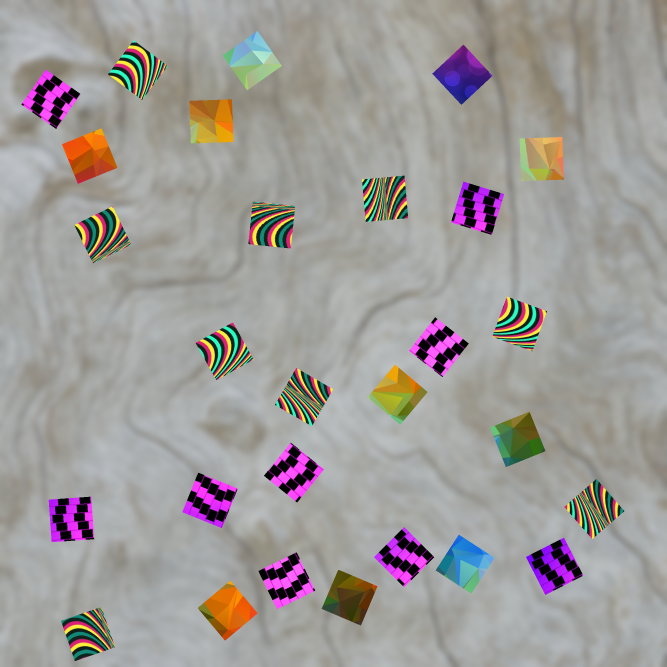
#> input picture data/data_project/train2/train_05.png, 2000 x 2000 px, found by its file name (shown at 1/3 size)
$ jupyter execute --allow-errors project.ipynb
#> lines starting #> are read from the running program, lines starting #| are printed output that depends on the picture; after the words box and inside, x2 and y2 are one past the last pixel; in counts of white or black regions, pixels touching at a corner belong together
[cell 1]
import PIL.Image
import numpy as np
from typing import Union
from glob import glob
import os
import matplotlib.pyplot as plt
import cv2
from skimage import filters, color, morphology
from skimage.segmentation import flood, flood_fill


from skimage.feature import peak_local_max
from skimage.segmentation import watershed
from scipy import ndimage

# [IAPR][iapr]: Project

**Group ID:** 44

**Author 1 (sciper):** Paul Véronique Guillaume DEVIANNE (311030)
**Author 2 (sciper):** Rizhong LIN (366842)

**Release date:** 27.04.2023

## Important notes

The assignments are designed to teach practical implementation of the topics presented during class as well as preparation for the final project, which is a practical project which ties together the topics of the course.

As such, in the lab assignments/final project, unless otherwise specified, you may, if you choose, use external functions from image processing/ML libraries like opencv and sklearn as long as there is sufficient explanation in the lab report. For example, you do not need to implement your own edge detector, etc.

**! Before handling back the notebook !** rerun the notebook from scratch `Kernel` > `Restart & Run All`

[iapr]: https://github.com/LTS5/iapr

---
## 0. Introduction

In this project, you will be working on solving tiling puzzles using image analysis and pattern recognition techniques. Tiling puzzles are a classic type of puzzle game that consists of fitting together pieces of a given shape (in this case squared to form a complete image. The goal of this project is to develop an algorithm that can automatically reconstruct tiling puzzles from a single input image.

---

## 1. Data

### Input data
To achieve your task, you will be given images that look like this:

### Example puzzle content
Example of input of solved puzzles.
Solution 1

Solution 2

### 1.1. Image layout

- The input for the program will be a single image with a size of __2000x2000 pixels__, containing the pieces of the tiling puzzles randomly placed in it. The puzzles sizes vary from __3x3, 3x4, or 4x4__ size.
    -__You are guaranteed to always have the exact number of pieces for each puzzle__
        -For each puzzle you always are expected to find exaclty 9,12,16 pieces
        -If you find something else, either you are missing pieces, or added incorrect pieces for the puzzle

- The puzzle pieces are square-shaped with dimensions of 128x128 pixels (before rotation).

- The input image will contain pieces from __two or three (but never four)__ different tiling puzzles, as well as some __extra pieces (outliers)__ that do not belong to either puzzle.

## 2. Tasks (Total 20 points)

The project aims to:
1) Segment the puzzle pieces from the background (recover the pieces of 128x128 pixels)   \[ __5 points__ \]

2) Extract features of interest from puzzle pieces images \[ __5 points__ \]

3) Cluster puzzle pieces to identify which puzzle they belong, and identify outliers.  \[ __5 points__ \]

4) Solve tiling puzzle (find the rotations and translations to correctly allocate the puzzle pieces in a 3x3, 3x4 or 4x4 array.) \[ __5 points__ \]

##### The images used for the puzzles have self-repeating patterns or textures, which ensures that all puzzle pieces contain more or less the same features regardless of how they were cut.

### 1.2. Output solution pieces.

For each inpute image, the output solution will include N images with solved puzzles, where N is the number of puzzles in the input image. and M images, that are Each of these images will contain the solved solution to one of the N puzzles in the input.

-  Example input:  train_05.png

- Example solution:
        -solution_05_00.png solution_05_01.png solution_05_02.png
        -outlier_05_00.png outlier_05_01.png outlier_05_02.png ...

- Example input:  train_07.png
- Example solution:
        -solution_07_00.png solution_07_01.png
        -outlier_07_00.png outlier_07_01.png outlier_07_02.png ...

__Watch out!__ output resolution should always be like this:
<table ><tr><th >Puzzle pieces <th><th> pixel dimentions <th> <th> pixel dimentions <th> <tr>
<tr><td> 3x3 <td><td> 384x384 <td><td> 3(128)x3(128) <td> <tr>
<tr><td> 3x4 <td><td> 384x512 <td><td> 3(128)x4(128)<tr>
<tr><td> 4x4 <td><td> 512x512 <td><td> 4(128)x4(128)<tr>
<tr><td> 1x1 (outlier)<td><td> 128x128 <td><td> (1)128x(1)128 <td><tr><table>

__Order of the solutions (and rotations) it's not a problem for the grading__

the output solution will be a final image of resolution (1283)x(1283), with each piece correctly placed in its corresponding location in the 3x3 array. Similarly, if the puzzle consists of 3x4 or 4x4 pieces, the output solution will be an image of resolution (1283)x(1284) or (1284)x(1284)

### 1.3 Data folder Structure

You can download the data for the project here: [download data](https://drive.google.com/drive/folders/1k3xTH0ZhpqZb3xcZ6wsOSjLzxBNYabg3?usp=share_link)

```
data_project
│
└─── project_description
│    │    example_input.png      # example input images
│    │    example_textures1.png      # example input images
│    │    example_textures2.png      # example input images
│    └─── ultimate_test.jpg   # If it works on that image, you would probably end up with a good score
│
└─── train
│    │    train_00.png        # Train image 00
│    │    ...
│    │    train_16.png        # Train image 16
│    └─── train_labels.csv    # Ground truth of the train set
|
└────train_solution
│    │    solution_00_00.png        # Solution puzzle 1 from Train image 00
│    │    solution_00_01.png        # Solution puzzle 2 from Train image 00
│    │    solution_00_02.png        # Solution Puzzle 3 from Train image 00
│    │    outlier_00_00.png         # outlier     from Train image 00
│    │    outlier_00_01.png         # outlier     from Train image 00
│    │    outlier_00_03.png         # outlier     from Train image 00
│    │    ...
│    │    solution_15_00.png        # Solution puzzle 1 from Train image 15
│    │    solution_15_01.png        # Solution puzzle 2 from Train image 15
│    │    outlier_15_00.png         # outlier     from Train image 15
│    └─── outlier_15_01.png         # outlier     from Train image 15
│
└─── test
     │    test_00.png         # Test image 00 (day of the exam only)
     │    ...
     └─── test_xx.png             # Test image xx (day of the exam only)
```

## 3. Evaluation

**Before the exam**
   - Create a zipped folder named **groupid_xx.zip** that you upload on moodle (xx being your group number).
   - Include a **runnable** code (Jupyter Notebook and external files) and your presentation in the zip folder.

**The day of the exam**
   - You will be given a **new folder** (test folder) with few images, but **no ground truth** (no solutions).
   - We will ask you to run your pipeline in **real time** and to send us your prediction of the task you obtain with the provided function **save_results**.
   - On our side, we will compute the performance of your classification algorithm.
   - To evaluate your method, we will use the **evaluate_solution** function presented below. To understand how the provided functions work, please read the documentation of the functions in **utils.py**.
   - **Please make sure your function returns the proper data format to avoid points penalty on the day of the exam**.
---

## 4. Your code

[cell 2]
## load images
import os
from PIL import Image


import numpy as np
import matplotlib.pyplot as plt

[cell 3]
def load_input_image(image_index ,  folder ="train2" , path = "../data_project"):

    filename = "train_{}.png".format(str(image_index).zfill(2))
    path_solution = os.path.join(path,folder , filename )

    im= Image.open(os.path.join(path,folder,filename)).convert('RGB')
    im = np.array(im)
    return im

# [14 lines left out: function save_solution_puzzles, not called in this run]

[cell 4]
def solve_and_export_puzzles_image(image_index , folder = "train2" , path = "../data_project"  , group_id = "00"):
    """
    Wrapper funciton to load image and save solution

    Parameters
    ----------
    image:
        index number of the dataset

    Returns
    """

      # open the image
    image_loaded = load_input_image(image_index , folder = folder , path = path)
    #print(image_loaded)


    ## call functions to solve image_loaded
    solved_puzzles = [ (np.random.rand(512,512,3)*255).astype(np.uint8)  for i in range(2) ]
    outlier_images = [ (np.random.rand(128,128,3)*255).astype(np.uint8) for i in range(3)]

    save_solution_puzzles (image_index , solved_puzzles , outlier_images , folder = folder ,group_id =group_id)


    return image_loaded , solved_puzzles , outlier_images

#> (the rest of this cell did not finish here and is left out)


[cell 5]
group_id = 0
#> group_id = 0
# Evaluate all images
games_id = [6,10]  # to evaluate  three images

#> (the rest of this cell did not finish here and is left out)


## 4.1 Segmentation of the square pieces

[cell 6]
def plot_image(image: np.ndarray, title: str = ''):

    # Convert the image from BGR to RGB format
    image_rgb = cv2.cvtColor(image, cv2.COLOR_BGR2RGB)

    # Calculate the histograms for each color channel
    hist_red = cv2.calcHist([image_rgb], [0], None, [256], [0, 256])
    hist_green = cv2.calcHist([image_rgb], [1], None, [256], [0, 256])
    hist_blue = cv2.calcHist([image_rgb], [2], None, [256], [0, 256])

    # Plot the histograms
    plt.figure(figsize=(10, 5))

    plt.subplot(1, 3, 1)
    plt.plot(hist_red, color='red')
    plt.title('Red Histogram')
    plt.xlim([0, 256])
    plt.xlabel('Pixel Value')
    plt.ylabel('Frequency')

    plt.subplot(1, 3, 2)
    plt.plot(hist_green, color='green')
    plt.title('Green Histogram')
    plt.xlim([0, 256])
    plt.xlabel('Pixel Value')
    plt.ylabel('Frequency')

    plt.subplot(1, 3, 3)
    plt.plot(hist_blue, color='blue')
    plt.title('Blue Histogram')
    plt.xlim([0, 256])
    plt.xlabel('Pixel Value')
    plt.ylabel('Frequency')

    # Add a joint title to the figure
    plt.suptitle(title)

    plt.tight_layout()
    plt.show()

[cell 7]
test_image = "../data_project/train2/train_05.png"
#> test_image = '../data_project/train2/train_05.png'
plot_image(cv2.imread(test_image), title='Original Image')
#> in plot_image, image is the input picture: shape (2000, 2000, 3); mean B, G, R 153, 155.4, 159
#> in plot_image, `hist_red = cv2.calcHist([image_rgb], [0], None, [256], [0, 256])`: hist_red = 256 values, max 170135 at index 165, min 376 at index 116, mean 15625
#> in plot_image, `hist_green = cv2.calcHist([image_rgb], [1], None, [256], [0, 256])`: hist_green = 256 values, max 143354 at index 168, min 186 at index 217, mean 15625
#> in plot_image, `hist_blue = cv2.calcHist([image_rgb], [2], None, [256], [0, 256])`: hist_blue = 256 values, max 112487 at index 166, min 155 at index 235, mean 15625
#> in plot_image, `plt.show()`:
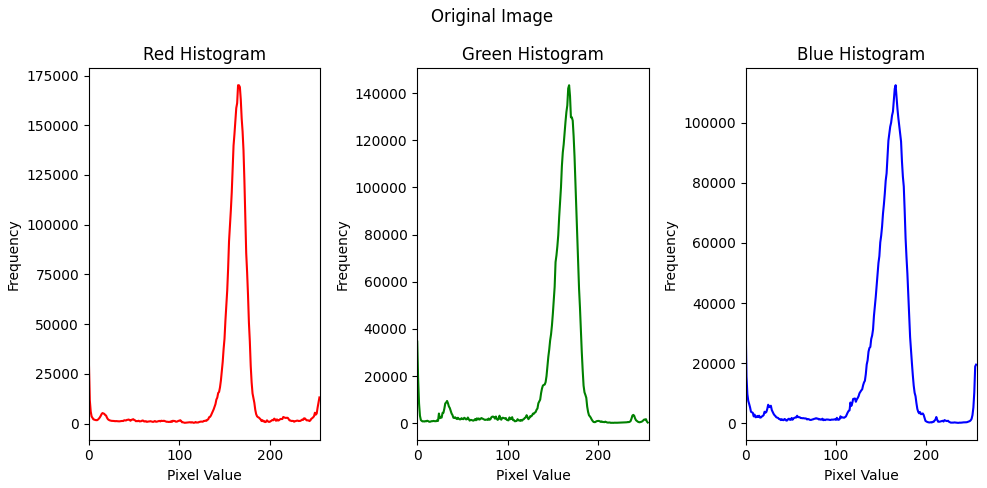
#> figure drawn by matplotlib, 3 panels; panel 1: curve peaks at x = 165, y = 170135; panel 2: curve peaks at x = 168, y = 143354; panel 3: curve peaks at x = 166, y = 112487

[cell 8]
# [8 lines left out: function get_color_channel, not called in this run]

Possibly not useful since we'll go through all channels.

[cell 9]
def twin_contours(contour1, contour2):
    x1, y1, w1, h1 = cv2.boundingRect(contour1)
    x2, y2, w2, h2 = cv2.boundingRect(contour2)

    centroid1 = (x1 + w1 // 2, y1 + h1 // 2)
    centroid2 = (x2 + w2 // 2, y2 + h2 // 2)

    distance = np.linalg.norm(np.array(centroid1) - np.array(centroid2))
    length_side_square = 128.0
    return distance < length_side_square/2

[cell 10]
# [18 lines left out: function combine_contours, not called in this run]

[cell 11]
def get_final_contours(all_contours):
    # Filter out twin contours
    final_contours = []
    for i in range(len(all_contours)):
        is_twin = False
        for j in range(i + 1, len(all_contours)):
            if twin_contours(all_contours[i], all_contours[j]):
                is_twin = True
                break
        if not is_twin:
            final_contours.append(all_contours[i])

    return final_contours

[cell 12]
def get_contours_channel(image, threshold=0.02, channel=0):
    #Filter the image using a Sobel filter
    image_sobel = filters.sobel(image[...,channel])

    markers = np.zeros_like(image_sobel)
    markers[image_sobel > threshold*image_sobel.max()] = 255

    plt.figure(figsize=(10, 5))
    plt.subplot(1, 2, 1)
    plt.imshow(markers)
    plt.axis('off')

    mask = markers.astype(np.uint8)

    contours, _ = cv2.findContours(mask, cv2.RETR_EXTERNAL, cv2.CHAIN_APPROX_SIMPLE)

    min_area_threshold = 10000
    max_area_threshold = 20000

    print('Number of contours found for channel ', channel, ' is : ', len(contours))

    # Create a copy of the original image for visualization
    image_with_contours = image.copy()

    # Iterate over the contours and filter based on area and aspect ratio
    filtered_contours = []
    for contour in contours:
        area = cv2.contourArea(contour)
        x, y, w, h = cv2.boundingRect(contour)
        aspect_ratio = float(w) / h

        # Adjust the area and aspect ratio thresholds as per your requirements
        if area > min_area_threshold and area < max_area_threshold and aspect_ratio > 0.8 and aspect_ratio < 1.2:
            filtered_contours.append(contour)
            # Draw the contour on the image
    print('Number of filtered contours foundfor channel ', channel, ' is : ', len(filtered_contours))
    return filtered_contours

[cell 13]
def get_convex_contours(contours):
    convex_contours = []
    for contour in contours:
        convex_contour = cv2.convexHull(contour)
        convex_contours.append(convex_contour)
    return convex_contours

[cell 14]
def test_segmentation_watershed(image, threshold=0.02):
    red_contours = get_contours_channel(image, threshold, 2)
    green_contours = get_contours_channel(image, threshold, 1)
    blue_contours = get_contours_channel(image, threshold, 0)

    final_contours = get_final_contours(red_contours + green_contours + blue_contours)

    convex_contours = get_convex_contours(final_contours)

    image_with_contours = image.copy()
    for contour in convex_contours:
        cv2.drawContours(image_with_contours, [contour], 0, (0, 0, 255), 5)
    plt.subplot(1, 2, 2)
    plt.imshow(cv2.cvtColor(image_with_contours, cv2.COLOR_BGR2RGB))
    plt.axis('off')
    plt.show()

test_segmentation_watershed(cv2.imread(test_image))
#> in get_contours_channel, `image_sobel = filters.sobel(image[...,channel])`:
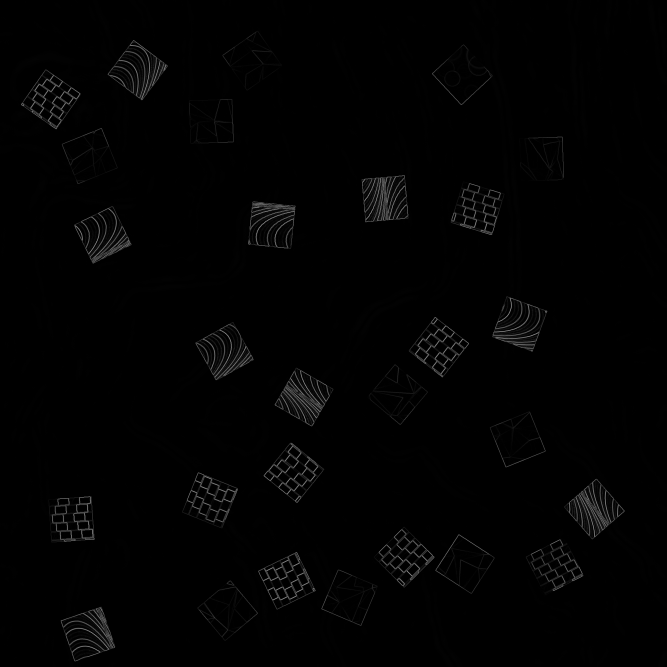
#> image_sobel: shape (2000, 2000) float64 (shown at 1/3 size); min 0, max 0.73, mean 0.0107
#> in test_segmentation_watershed, `red_contours = get_contours_channel(image, threshold, 2)`: red_contours = 28 contours; largest, box (x1, y1, x2, y2) and area: (1121, 1580, 1304, 1763) 16912, (1692, 1436, 1874, 1618) 16905, (791, 1327, 973, 1509) 16904, (1226, 951, 1407, 1132) 16896, (323, 120, 504, 301) 16889
#> call 2 of get_contours_channel, with threshold = 0.02, channel = 1
#> in get_contours_channel (call 2), `image_sobel = filters.sobel(image[...,channel])`:
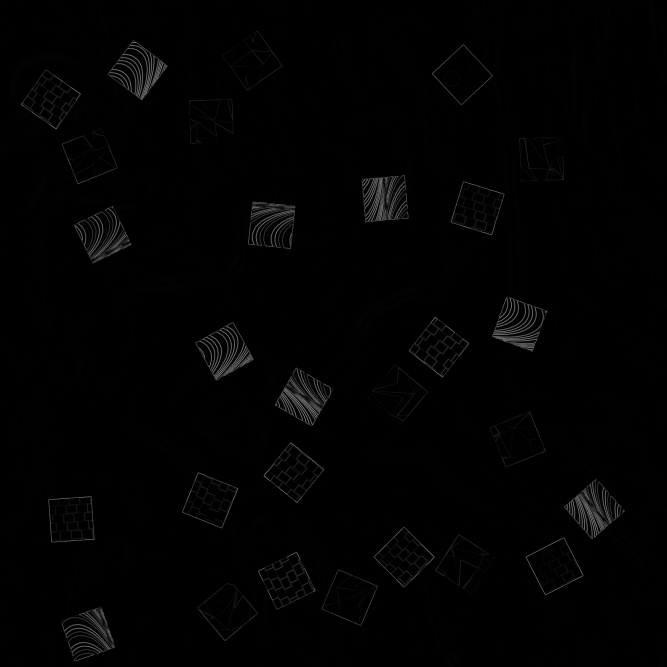
#> image_sobel: shape (2000, 2000) float64 (shown at 1/3 size); min 0, max 0.688, mean 0.0101
#> in test_segmentation_watershed, `green_contours = get_contours_channel(image, threshold, 1)`: green_contours = 28 contours; largest, box (x1, y1, x2, y2) and area: (1121, 1580, 1304, 1763) 16924, (1296, 133, 1478, 315) 16916, (791, 1327, 973, 1509) 16907, (1226, 951, 1407, 1132) 16898, (323, 120, 504, 301) 16888
#> in test_segmentation_watershed, `blue_contours = get_contours_channel(image, threshold, 0)`: blue_contours = 27 contours; largest, box (x1, y1, x2, y2) and area: (1121, 1580, 1304, 1763) 16922, (592, 1741, 774, 1923) 16906, (791, 1327, 973, 1509) 16904, (1102, 1093, 1284, 1275) 16904, (1692, 1436, 1874, 1618) 16895
#> the loop in get_final_contours, `for i in range(len(all_contours)):` made 83 passes
#> the loop in get_convex_contours, `for contour in contours:` made 28 passes
#> the loop in test_segmentation_watershed, `for contour in convex_contours:` made 28 passes
#> after the loop in test_segmentation_watershed, `for contour in convex_contours:`:
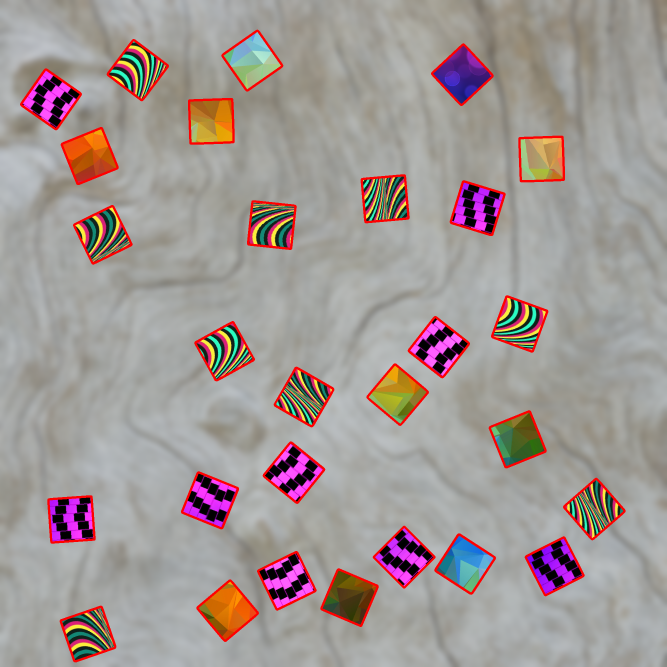
#> image_with_contours: shape (2000, 2000, 3) (shown at 1/3 size); 2.49% of pixels changed, all inside (x1, y1, x2, y2) = (60, 89, 1877, 1987)
#> in test_segmentation_watershed, `plt.show()`:
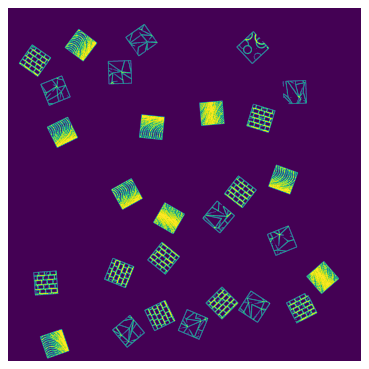
#> figure drawn by matplotlib, 1 panel
#> in test_segmentation_watershed, `plt.show()`:
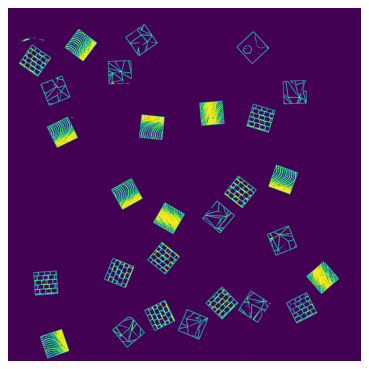
#> figure drawn by matplotlib, 1 panel
#> in test_segmentation_watershed, `plt.show()`:
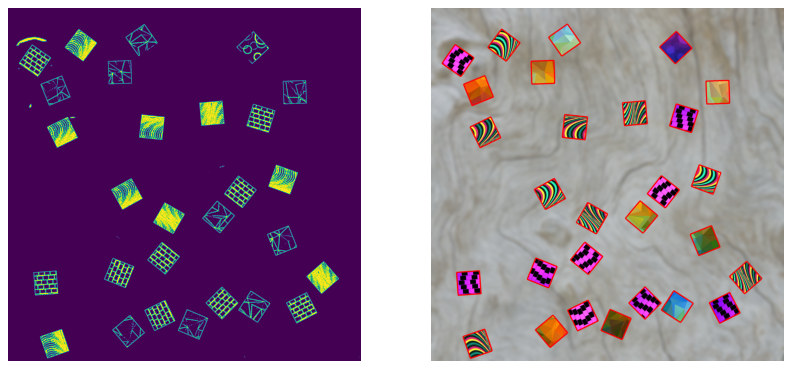
#> figure drawn by matplotlib, 2 panels

[cell 15]
test_images = ["../data_project/train2/train_" + str(i).zfill(2) + ".png" for i in range(0, 12)]

[cell 16]
for test_image in test_images:
    try:
        test_segmentation_watershed(cv2.imread(test_image), threshold=0.02)
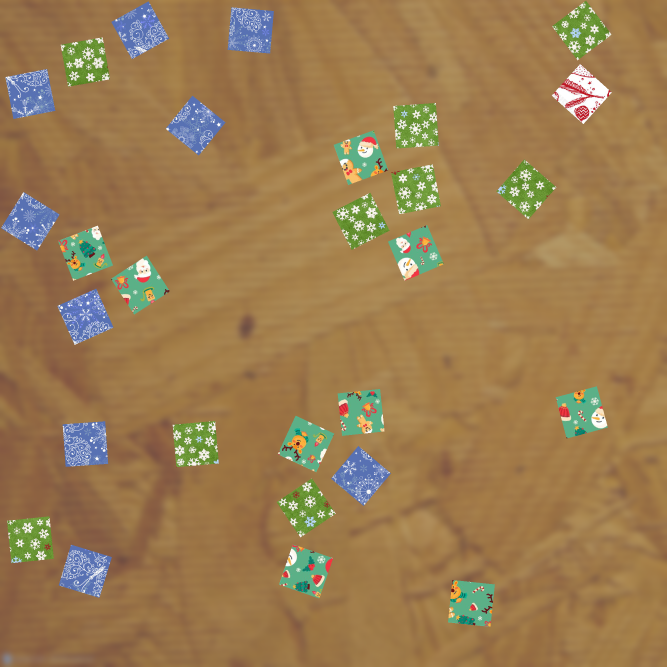
#> input picture data/data_project/train2/train_00.png, 2000 x 2000 px, found by its file name (shown at 1/3 size)
#> (the rest of the program and of its run is left out)
